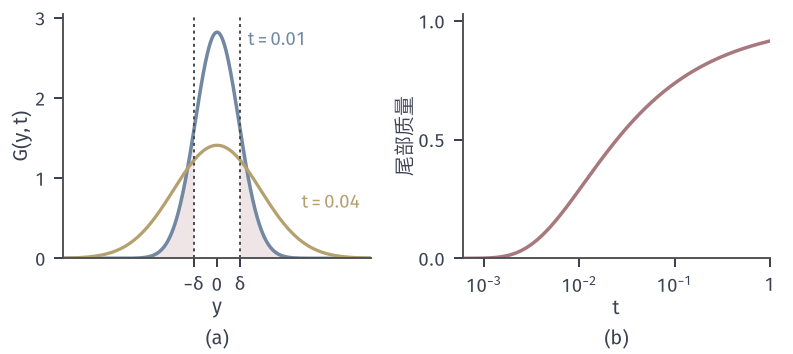

The script that drew this image:
from pathlib import Path
import sys
HERE = Path(__file__).resolve().parent
sys.path.insert(0, str(HERE.parent/"heat-common"))
from heat_fig import *
# Kernel mass concentrates: tail outside |y|>delta tends to zero.
fig, axes = figure(width_mm=112, height_mm=50, ncols=2)
panel(fig, left=.08, wspace=.3, bottom=.27)
yy = np.linspace(-1, 1, 1000); d = .15
ax = axes[0]; t = .01
g = gauss(yy, t)
ax.fill_between(yy, 0, g, where=np.abs(yy) >= d, color=RED_FILL, lw=0)
ax.plot(yy, g, color=BLUE, lw=1.4); ax.plot(yy, gauss(yy, .04), color=YELLOW, lw=1.3)
ax.axvline(d, color=STROKE, lw=.8, ls=DOT); ax.axvline(-d, color=STROKE, lw=.8, ls=DOT)
lab(ax, .2, 2.65, '$t=0.01$', BLUE, ha='left'); lab(ax, .55, .62, '$t=0.04$', YELLOW, ha='left')
ax.set_xlim(-1, 1); ax.set_ylim(0, 3.05); ax.set_xticks([-d, 0, d]); ax.set_xticklabels([r'$-\delta$', '0', r'$\delta$']); ax.set_yticks([0, 1, 2, 3]); axlab(ax, '$y$', '$G(y,t)$')
ax = axes[1]; T = np.logspace(-3.2, 0, 300)
ax.semilogx(T, erfc(d/(2*np.sqrt(T))), color=RED, lw=1.4)
ax.set_xlim(6e-4, 1); ax.set_ylim(0, 1.03); ax.minorticks_off(); ax.set_xticks([1e-3, 1e-2, 1e-1, 1]); ax.set_xticklabels(['$10^{-3}$', '$10^{-2}$', '$10^{-1}$', '1']); ax.set_yticks([0, .5, 1]); axlab(ax, '$t$', '尾部质量')
tags(fig, axes)
save(fig, HERE, 'figure', {'tail d=.15,t=.01': float(math.erfc(.15/(2*.1)))})
